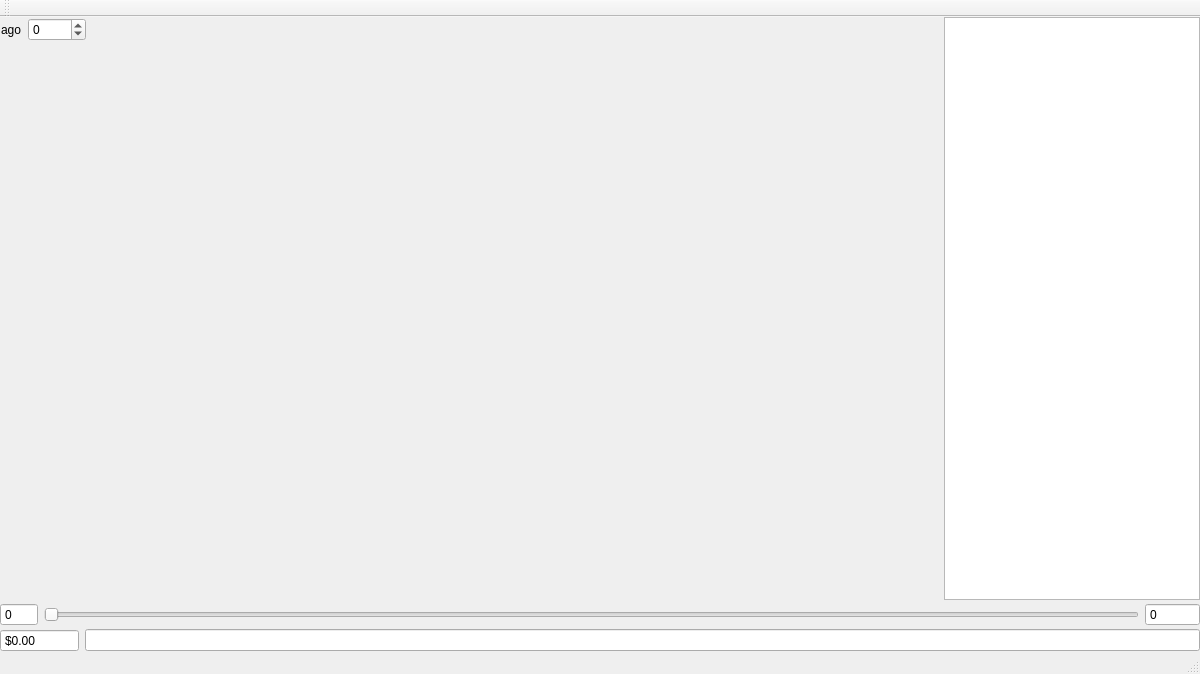
<?xml version="1.0" encoding="UTF-8"?>
<ui version="4.0">
 <class>UserViewer</class>
 <widget class="QMainWindow" name="UserViewer">
  <property name="geometry">
   <rect>
    <x>0</x>
    <y>0</y>
    <width>1200</width>
    <height>674</height>
   </rect>
  </property>
  <property name="windowTitle">
   <string>UserViewer</string>
  </property>
  <widget class="QWidget" name="centralWidget">
   <layout class="QVBoxLayout" name="verticalLayout_3">
    <property name="spacing">
     <number>3</number>
    </property>
    <property name="leftMargin">
     <number>0</number>
    </property>
    <property name="topMargin">
     <number>0</number>
    </property>
    <property name="rightMargin">
     <number>0</number>
    </property>
    <property name="bottomMargin">
     <number>0</number>
    </property>
    <item>
     <layout class="QHBoxLayout" name="horizontalLayout" stretch="0,10,0">
      <item>
       <widget class="QWidget" name="widget" native="true">
        <layout class="QVBoxLayout" name="verticalLayout" stretch="0">
         <property name="leftMargin">
          <number>1</number>
         </property>
         <property name="topMargin">
          <number>1</number>
         </property>
         <property name="rightMargin">
          <number>1</number>
         </property>
         <property name="bottomMargin">
          <number>1</number>
         </property>
         <item>
          <layout class="QFormLayout" name="formLayout">
           <property name="fieldGrowthPolicy">
            <enum>QFormLayout::AllNonFixedFieldsGrow</enum>
           </property>
           <item row="0" column="0">
            <widget class="QLabel" name="agoLabel">
             <property name="text">
              <string>ago</string>
             </property>
            </widget>
           </item>
           <item row="0" column="1">
            <widget class="QSpinBox" name="spinAgo">
             <property name="minimum">
              <number>-1000</number>
             </property>
             <property name="maximum">
              <number>1000</number>
             </property>
            </widget>
           </item>
          </layout>
         </item>
        </layout>
       </widget>
      </item>
      <item>
       <layout class="QVBoxLayout" name="verticalLayout_2" stretch="2,1">
        <property name="leftMargin">
         <number>0</number>
        </property>
        <item>
         <widget class="ACustomPlot" name="acPlot" native="true"/>
        </item>
        <item>
         <widget class="AHashPlot" name="ahPlot" native="true"/>
        </item>
       </layout>
      </item>
      <item>
       <widget class="QListWidget" name="listBills"/>
      </item>
     </layout>
    </item>
    <item>
     <layout class="QHBoxLayout" name="horizontalLayout_4">
      <item>
       <widget class="QSpinBox" name="spinHash">
        <property name="buttonSymbols">
         <enum>QAbstractSpinBox::NoButtons</enum>
        </property>
        <property name="minimum">
         <number>-1</number>
        </property>
        <property name="maximum">
         <number>9999</number>
        </property>
       </widget>
      </item>
      <item>
       <widget class="QSlider" name="sliderHash">
        <property name="pageStep">
         <number>1</number>
        </property>
        <property name="orientation">
         <enum>Qt::Horizontal</enum>
        </property>
       </widget>
      </item>
      <item>
       <widget class="QSpinBox" name="spinHashVal">
        <property name="readOnly">
         <bool>true</bool>
        </property>
        <property name="buttonSymbols">
         <enum>QAbstractSpinBox::NoButtons</enum>
        </property>
        <property name="minimum">
         <number>-999999999</number>
        </property>
        <property name="maximum">
         <number>999999999</number>
        </property>
       </widget>
      </item>
     </layout>
    </item>
    <item>
     <layout class="QHBoxLayout" name="horizontalLayout_5">
      <item>
       <widget class="QDoubleSpinBox" name="spinSum">
        <property name="readOnly">
         <bool>false</bool>
        </property>
        <property name="buttonSymbols">
         <enum>QAbstractSpinBox::NoButtons</enum>
        </property>
        <property name="prefix">
         <string>$</string>
        </property>
        <property name="minimum">
         <double>-999999.000000000000000</double>
        </property>
        <property name="maximum">
         <double>999999.000000000000000</double>
        </property>
       </widget>
      </item>
      <item>
       <widget class="QLineEdit" name="labelBundle"/>
      </item>
     </layout>
    </item>
   </layout>
  </widget>
  <widget class="QMenuBar" name="menuBar">
   <property name="geometry">
    <rect>
     <x>0</x>
     <y>0</y>
     <width>1200</width>
     <height>21</height>
    </rect>
   </property>
  </widget>
  <widget class="QToolBar" name="mainToolBar">
   <property name="enabled">
    <bool>true</bool>
   </property>
   <attribute name="toolBarArea">
    <enum>TopToolBarArea</enum>
   </attribute>
   <attribute name="toolBarBreak">
    <bool>false</bool>
   </attribute>
  </widget>
  <widget class="QStatusBar" name="statusBar"/>
 </widget>
 <layoutdefault spacing="6" margin="11"/>
 <customwidgets>
  <customwidget>
   <class>ACustomPlot</class>
   <extends>QWidget</extends>
   <header>ACChart/acustomplot.h</header>
   <container>1</container>
  </customwidget>
  <customwidget>
   <class>AHashPlot</class>
   <extends>QWidget</extends>
   <header>ACChart/acustomplot.h</header>
   <container>1</container>
  </customwidget>
 </customwidgets>
 <resources/>
 <connections/>
</ui>
